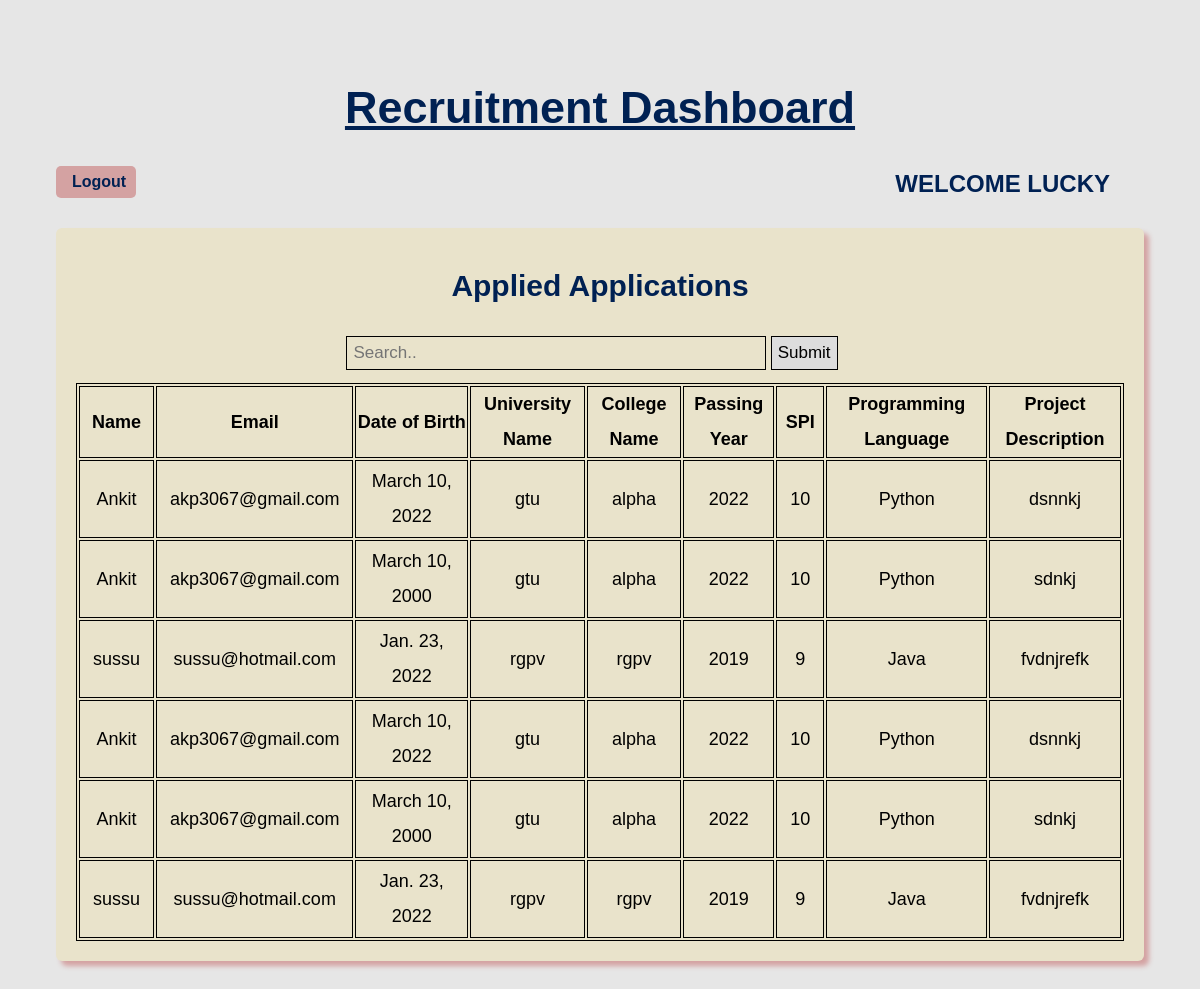
Page / (signed in) on the earlier database version.
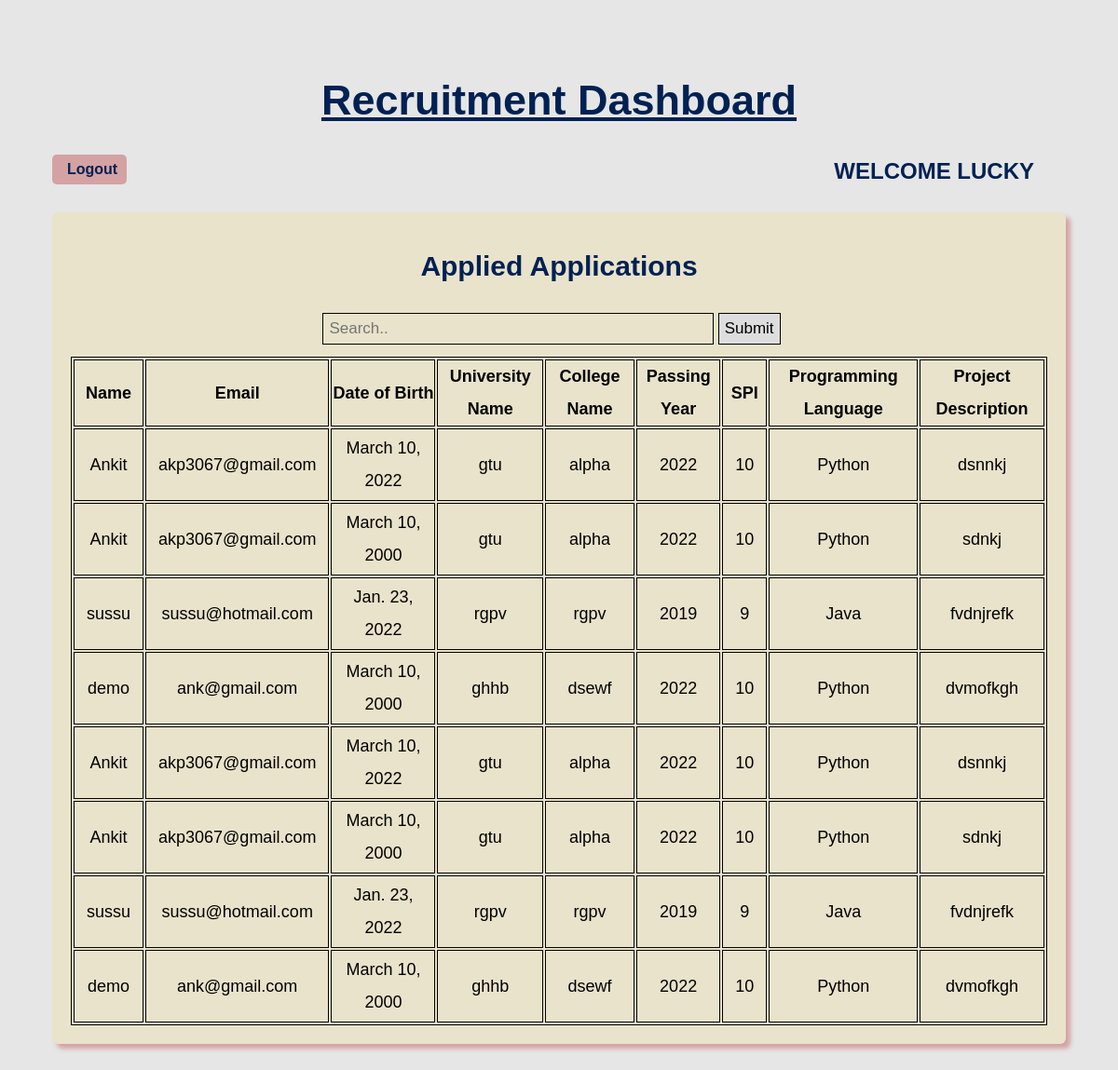
Same page on the later database version.
### app1/models.py (models this page shows)
class signUp(models.Model):
    name = models.CharField(max_length=30, default='')
    email = models.EmailField(default='')
    address = models.CharField(max_length=100, default='')
    number = models.PositiveIntegerField(default='')
    password = models.CharField(default='', max_length=15)
    isStu = models.BooleanField(default=True)
    def __str__(self):
        return self.name

class studentData(models.Model):
    name = models.CharField(max_length=30, default='')
    email = models.EmailField(default='')
    city = models.CharField(default='', max_length=30)
    dob = models.DateField()
    uname = models.CharField(max_length=30)
    cname = models.CharField(max_length=30)
    pyear = models.PositiveIntegerField(default='')
    spi = models.PositiveIntegerField(default='')
    pl = models.CharField(max_length=30)
    description = models.CharField(default='', max_length=30)
    def __str__(self):
        return self.name

### app1/views.py (the view, shortened to what this page needs)
# urls.py: path('', views.dashboard, name='DASHBOARD'),
def dashboard(request):
    if 'email' in request.session:
        name = signUp.objects.get(email = request.session['email'])
        student = name.isStu
        print(f"{name} is {student}")
        print(type(student))
        details = studentData.objects.all()
        print("Inside search module")
        s = request.GET.get('search')
        print(s)
        if s:
            q = studentData.objects.filter(Q(name__icontains = s) | Q(email__icontains = s) | Q(city__icontains = s) | Q(dob__icontains = s) | Q(uname__icontains = s) | Q(cname__icontains = s) | Q(pyear__icontains = s) | Q(spi__icontains = s) | Q(pl__icontains = s) | Q(description__icontains = s))
        else:
            q = details
        print(q)
        return render(request,'dashboard.html', {'name': name, 'student': student, 'details': details, 's':q})
    return redirect('LOGIN')

### app1/templates/dashboard.html (shortened to what this page needs)
<!DOCTYPE html>
<html lang="en">
<head>
</head>
<body>
    <div class="container">
        <div class="dash">
            {% if student == True %}
            <h4>Student Dashboard</h4>
            {% else %}
            <h4>Recruitment Dashboard</h4>
            {% endif %}
        </div>
        <div class="top">
            <div class="logout">
                <a href="{% url 'LOGOUT' %}" class="logout">
                    Logout
                </a>
            </div>
            <div class="name">
                Welcome {{name}}
            </div>
        </div>
        {% if student == True %}
        <div class="data">
            <h2>Application Form</h2>
            <form method="POST">
                {% csrf_token %}
                <div class="row">
                    <input class="type-1" type="text" name="name" placeholder="Name">
                    <input class="type-1" type="text" name="email" placeholder="Email">
                    <input class="type-1" type="text" name="city" placeholder="City">
                </div>
                <div class="row">
                    <input class="type-1" type="date" name="dob" placeholder="Date of birth">
                    <input class="type-1" type="text" name="uname" placeholder="University Name">
                    <input class="type-1" type="text" name="cname" placeholder="College Name">
                </div>
                <div class="row">
                    <input class="type-1" type="number" name="pyear" placeholder="Pass out Year">
                    <input class="type-1" type="number" name="spi" placeholder="Total SPI">
                    <select class="type-1" name="pl" required="required">
                        <option value="" disabled selected hidden>Select Programming Language</option>
                        <option value="Python">Python</option>
                        <option value="Java">Java</option>
                        <option value="JavaScripts">JavaScripts</option>
                        <option value="Kotlin">Kotlin</option>
                        <option value="PHP">PHP</option>
                        <option value="Ruby">Ruby</option>
                    </select>
                </div>
                <textarea name="description" cols="30" rows="10"
                    placeholder="Write Project Description here"></textarea>
                <input class="type-2" type="submit" name="submit" value="Submit">
            </form>
        </div>
        {% else %}
        <div class="data">
            <div class="column">
                <h2>Applied Applications</h2>
                <div class="search-container">
                    <form method="GET">
                        <input class="search" type="text" placeholder="Search.." name="search">
                        <button type="submit">Submit</button>
                    </form>
                </div>
                <table>
                    <tr>
                        <th>Name</th>
                        <th>Email</th>
                        <th>Date of Birth</th>
                        <th>University Name</th>
                        <th>College Name</th>
                        <th>Passing Year</th>
                        <th>SPI</th>
                        <th>Programming Language</th>
                        <th>Project Description</th>
                    </tr>
                    {% for i in s %}
                    <tr>
                        <td>
                            {{i.name}}
                        </td>
                        <td>
                            {{i.email}}
                        </td>
                        <td>
                            {{i.dob}}
                        </td>
                        <td>
                            {{i.uname}}
                        </td>
                        <td>
                            {{i.cname}}
                        </td>
                        <td>
                            {{i.pyear}}
                        </td>
                        <td>
                            {{i.spi}}
                        </td>
                        <td>
                            {{i.pl}}
                        </td>
                        <td>
                            {{i.description}}
                        </td>
                    </tr>
                    {% endfor %}
                    {% for i in details %}
                    <tr>
                        <td>
                            {{i.name}}
                        </td>
                        <td>
                            {{i.email}}
                        </td>
                        <td>
                            {{i.dob}}
                        </td>
                        <td>
                            {{i.uname}}
                        </td>
                        <td>
                            {{i.cname}}
                        </td>
                        <td>
                            {{i.pyear}}
                        </td>
                        <td>
                            {{i.spi}}
                        </td>
                        <td>
                            {{i.pl}}
                        </td>
                        <td>
                            {{i.description}}
                        </td>
                    </tr>
                    {% endfor %}
                </table>
            </div>
        </div>
        {% endif %}
    </div>
</body>
</html>

### app1/templates/dashboard.html (style rules this page uses)
* { margin: 0; padding: 0; box-sizing: border-box; }
body { font-family: 'Gill Sans', 'Gill Sans MT', Calibri, 'Trebuchet MS', sans-serif; margin: 0 auto; padding: 0; color: #000; font-size: 18px; line-height: 35px; background-color: #e6e6e6; }
.container { margin: 30px; padding: 26px; }
.dash { text-align: center; margin: 13px; padding: 21px }
.dash h4 { font-size: 45px; color: #002153; text-decoration: underline; font-weight: 900; }
.top { display: flex; flex-direction: row; text-decoration: uppercase; margin: 20px 0; }
.logout a { display: block; width: 80px; height: 18px; background: #D4A2A2; padding: 14px; text-align: center; border-radius: 5px; color: #002153; font-weight: 900; font-size: 16px; line-height: 0px; text-decoration: none; border: 2px solid transparent; transition: all 0.5s ease; }
.top .name { color: #002153; font-family: sans-serif; font-weight: 650; font-size: 24px; position: absolute; right: 30px; margin: 0 50px; padding: 0 10px; text-transform: uppercase; }
h2 { color: #002153; font-size: 30px; margin: 10px 0; margin-top: 20px; margin-bottom: 20px; }
.data { border-radius: 6px; background-color: #e9e3cb; padding: 10px; text-align: center; box-shadow: 5px 5px 5px #D4A2A2; margin: 30px 0; }
.column { width: 100%; padding: 10px; height: auto; }
table { width: 100%; }
table, th, td { border: 0.5px solid black; }
td { transition: all 0.5s ease; padding: 3px 13px; cursor: pointer; }
.search { padding: 6px; margin: 13px 0; font-size: 17px; border: none; width: 40%; background-color: transparent; border: 1px solid #000; }
.search-container button { border: 1px solid #000; padding: 6px; margin-top: 8px; margin-right: 16px; background: #ddd; font-size: 17px; cursor: pointer; }

Differences in the rows shown:
added studentData: name "demo", email "ank@gmail.com", dob "March 10, 2000", uname "ghhb", cname "dsewf", pyear "2022", spi "10", pl "Python", description "dvmofkgh"
